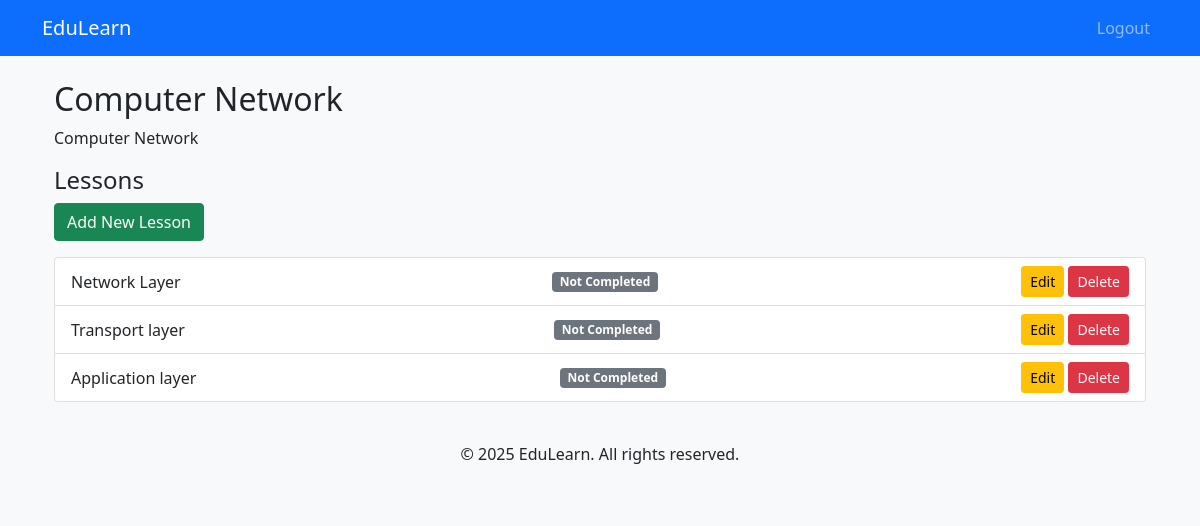
/2/ (signed in), run on the app's committed database.
### courses/models.py (models this page shows, shortened)
class Course(models.Model):
    title = models.CharField(max_length=200)
    description = models.TextField()
    duration = models.IntegerField(help_text="Duration in hours")
    thumbnail = models.ImageField(upload_to='course_thumbnails/', null=True, blank=True)
    created_at = models.DateTimeField(auto_now_add=True)

class Lesson(models.Model):
    course = models.ForeignKey(Course, on_delete=models.CASCADE, related_name='lessons')
    title = models.CharField(max_length=200)
    content = models.TextField()
    video_url = models.URLField(null=True, blank=True)
    completion_status = models.BooleanField(default=False)

### courses/views.py (the view)
# urls.py: path('<int:course_id>/', course_detail, name='course_detail'),
def course_detail(request, course_id):
    course = get_object_or_404(Course, id=course_id)
    lessons = course.lessons.all()
    student = None
    try:
        student = Student.objects.get(email=request.user.email)
    except Student.DoesNotExist:
        student = None  # Or optionally redirect to enrollment page
    return render(request, 'courses/course_details.html', {
        'course': course,
        'lessons': lessons,
        'student': student
    })

### templates/courses/course_details.html (shortened to what this page needs)
{% extends "courses/base.html" %} {% block title %}Course Details{% endblock %}
{% block content %}
<div class="container mt-4">
  <h2>{{ course.title }}</h2>
  <p>{{ course.description }}</p>
  <h4>Lessons</h4>
  <a href="{% url 'lesson_create' %}" class="btn btn-success mb-3"
    >Add New Lesson</a
  >
  <ul class="list-group">
    {% for lesson in lessons %}
    <li
      class="list-group-item d-flex justify-content-between align-items-center"
    >
      {{ lesson.title }}
      {% if student and lesson in student.completed_lessons.all %}
      <span class="badge bg-success ms-2">Completed</span>
      {% else %}
      <span class="badge bg-secondary ms-2">Not Completed</span>
      {% endif %}
      <div>
        <a
          href="{% url 'lesson_update' lesson.id %}"
          class="btn btn-warning btn-sm"
          >Edit</a
        >
        <form
          action="{% url 'lesson_delete' lesson.id %}"
          method="post"
          style="display: inline"
        >
          <button
            type="submit"
            class="btn btn-danger btn-sm"
            onclick="return confirm('Are you sure you want to delete this lesson?')"
          >
            Delete
          </button>
        </form>
      </div>
    </li>
    {% empty %}
    <li class="list-group-item text-center">
      No lessons available for this course.
    </li>
    {% endfor %}
  </ul>
</div>
{% endblock %}

### templates/courses/base.html (style rules this page uses)
body { background-color: #f8f9fa; }

### data on the page
Course: title "Computer Network", description "Computer Network"
Lesson: title "Network Layer"
Lesson: title "Transport layer"
Lesson: title "Application layer"
